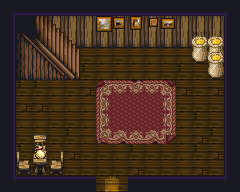

A 2D game scene composited from a Tiled map and its tileset images. What follows is a short description and the map's XML, with each tile layer's data collapsed to a summary:
An orthogonal 15x12 tile map with 16x16 px tiles, 4 tile layers (Ground & Walls, Floor Coverings, Furniture & Decor, Items) and 75 objects (70x wall, 2x spawn, 2x door, item).

<map version="1.10" tiledversion="1.11.1.1" orientation="orthogonal" renderorder="right-down" width="15" height="12" tilewidth="16" tileheight="16" infinite="0" nextlayerid="7" nextobjectid="199">
 <tileset firstgid="1" source="../Tilesets/Mana_Interiors.tsx" />
 <layer id="1" name="Ground &amp; Walls" width="15" height="12">
  <data>[180 cells, 180 non-empty, 31 distinct tile ids]</data>
 </layer>
 <layer id="3" name="Floor Coverings" width="15" height="12">
  <data>[180 cells, 61 non-empty, 24 distinct tile ids]</data>
 </layer>
 <layer id="2" name="Furniture &amp; Decor" width="15" height="12">
  <data>[180 cells, 28 non-empty, 18 distinct tile ids]</data>
 </layer>
 <layer id="4" name="Items" width="15" height="12" locked="1">
  <data>[180 cells, 10 non-empty, 8 distinct tile ids]</data>
 </layer>
 <objectgroup id="5" name="Triggers">
  <object id="1" name="SpawnFromDoor_7" type="spawn" x="104" y="156.584" width="16" height="16">
   <properties>
    <property name="door_id" type="int" value="7" />
   </properties>
  </object>
  <object id="2" name="ExitToVillage_7" type="door" x="96" y="176" width="32" height="16">
   <properties>
    <property name="door_id" type="int" value="7" />
    <property name="target_scene" type="file" value="../../../scenes/worlds/World_00.tscn" />
   </properties>
  </object>
  <object id="3" name="SpawnFromDoor_8" type="spawn" x="53.5268" y="39.6472" width="16" height="16">
   <properties>
    <property name="door_id" type="int" value="8" />
   </properties>
  </object>
  <object id="4" name="UpToFirstFloor_8" type="door" x="21.0961" y="15.6424" width="31.5654" height="28.6044">
   <properties>
    <property name="door_id" type="int" value="8" />
    <property name="target_scene" type="file" value="../../../scenes/worlds/World_00_Windmill_1stFloor.tscn" />
   </properties>
  </object>
  <object id="198" name="Item_Money_Bag" type="item" x="32.5376" y="147.886" width="16" height="16">
   <properties>
    <property name="item_id" type="int" value="111" />
    <property name="unique" type="bool" value="false" />
   </properties>
  </object>
 </objectgroup>
 <objectgroup id="6" name="Walls">
  <object id="127" type="wall" x="16" y="16" width="16" height="32" />
  <object id="128" type="wall" x="64" y="16" width="16" height="16" />
  <object id="130" type="wall" x="0" y="0" width="16" height="16" />
  <object id="131" type="wall" x="16" y="0" width="16" height="16" />
  <object id="132" type="wall" x="32" y="0" width="16" height="16" />
  <object id="133" type="wall" x="48" y="0" width="16" height="16" />
  <object id="134" type="wall" x="64" y="0" width="16" height="16" />
  <object id="135" type="wall" x="80" y="0" width="16" height="16" />
  <object id="136" type="wall" x="96" y="0" width="16" height="16" />
  <object id="137" type="wall" x="112" y="0" width="16" height="16" />
  <object id="138" type="wall" x="128" y="0" width="16" height="16" />
  <object id="139" type="wall" x="144" y="0" width="16" height="16" />
  <object id="140" type="wall" x="160" y="0" width="16" height="16" />
  <object id="141" type="wall" x="176" y="0" width="16" height="16" />
  <object id="142" type="wall" x="192" y="0" width="16" height="16" />
  <object id="143" type="wall" x="208" y="0" width="16" height="16" />
  <object id="144" type="wall" x="224" y="0" width="16" height="16" />
  <object id="145" type="wall" x="0" y="16" width="16" height="16" />
  <object id="146" type="wall" x="48" y="16" width="16" height="16">
   <polygon points="0,0 31.6885,0.203747 31.7904,31.8923 13,16 -5.3195,-0.575105" />
  </object>
  <object id="147" type="wall" x="224" y="16" width="16" height="16" />
  <object id="148" type="wall" x="0" y="32" width="16" height="16" />
  <object id="149" type="wall" x="96" y="32" width="16" height="16" />
  <object id="150" type="wall" x="112" y="32" width="16" height="16" />
  <object id="151" type="wall" x="128" y="32" width="16" height="16" />
  <object id="152" type="wall" x="144" y="32" width="16" height="16" />
  <object id="153" type="wall" x="160" y="32" width="16" height="16" />
  <object id="154" type="wall" x="176" y="32" width="16" height="16" />
  <object id="155" type="wall" x="192" y="32" width="16" height="16" />
  <object id="156" type="wall" x="224" y="32" width="16" height="16" />
  <object id="157" type="wall" x="0" y="48" width="16" height="16" />
  <object id="158" type="wall" x="16" y="48" width="16" height="16" />
  <object id="159" type="wall" x="192" y="48" width="16" height="16" />
  <object id="160" type="wall" x="208" y="48" width="16" height="16" />
  <object id="161" type="wall" x="224" y="48" width="16" height="16" />
  <object id="162" type="wall" x="0" y="64" width="16" height="16" />
  <object id="163" type="wall" x="16" y="64" width="16" height="16" />
  <object id="164" type="wall" x="32" y="64" width="16" height="16" />
  <object id="165" type="wall" x="48" y="64" width="16" height="16">
   <polygon points="-16.0122,-29.1135 26.69,13.129 23.3143,15.867 0,16 -16.0915,15.9793" />
  </object>
  <object id="167" type="wall" x="208" y="64" width="16" height="16" />
  <object id="168" type="wall" x="224" y="64" width="16" height="16" />
  <object id="169" type="wall" x="0" y="80" width="16" height="16" />
  <object id="170" type="wall" x="224" y="80" width="16" height="16" />
  <object id="171" type="wall" x="0" y="96" width="16" height="16" />
  <object id="172" type="wall" x="224" y="96" width="16" height="16" />
  <object id="173" type="wall" x="0" y="112" width="16" height="16" />
  <object id="174" type="wall" x="224" y="112" width="16" height="16" />
  <object id="175" type="wall" x="0" y="128" width="16" height="16" />
  <object id="176" type="wall" x="224" y="128" width="16" height="16" />
  <object id="177" type="wall" x="0" y="144" width="16" height="16" />
  <object id="178" type="wall" x="32" y="144" width="16" height="16" />
  <object id="179" type="wall" x="224" y="144" width="16" height="16" />
  <object id="180" type="wall" x="0" y="160" width="16" height="16" />
  <object id="181" type="wall" x="32" y="160" width="16" height="16" />
  <object id="182" type="wall" x="224" y="160" width="16" height="16" />
  <object id="183" type="wall" x="0" y="176" width="16" height="16" />
  <object id="184" type="wall" x="16" y="176" width="16" height="16" />
  <object id="185" type="wall" x="32" y="176" width="16" height="16" />
  <object id="186" type="wall" x="48" y="176" width="16" height="16" />
  <object id="187" type="wall" x="64" y="176" width="16" height="16" />
  <object id="188" type="wall" x="80" y="176" width="16" height="16" />
  <object id="189" type="wall" x="96" y="176" width="16" height="16">
   <polygon points="16.0224,12.8957 16,16 0,16 0,13" />
  </object>
  <object id="190" type="wall" x="112" y="176" width="16" height="16">
   <polygon points="16.1007,12.9964 16,16 0,16 0,13" />
  </object>
  <object id="191" type="wall" x="128" y="176" width="16" height="16" />
  <object id="192" type="wall" x="144" y="176" width="16" height="16" />
  <object id="193" type="wall" x="160" y="176" width="16" height="16" />
  <object id="194" type="wall" x="176" y="176" width="16" height="16" />
  <object id="195" type="wall" x="192" y="176" width="16" height="16" />
  <object id="196" type="wall" x="208" y="176" width="16" height="16" />
  <object id="197" type="wall" x="224" y="176" width="16" height="16" />
  <object id="198" type="wall" x="79.9168" y="48.1381" width="16" height="16">
   <polygon points="0,0 16,0 16,-16 13,-16 0,-9" />
  </object>
 </objectgroup>
</map>
